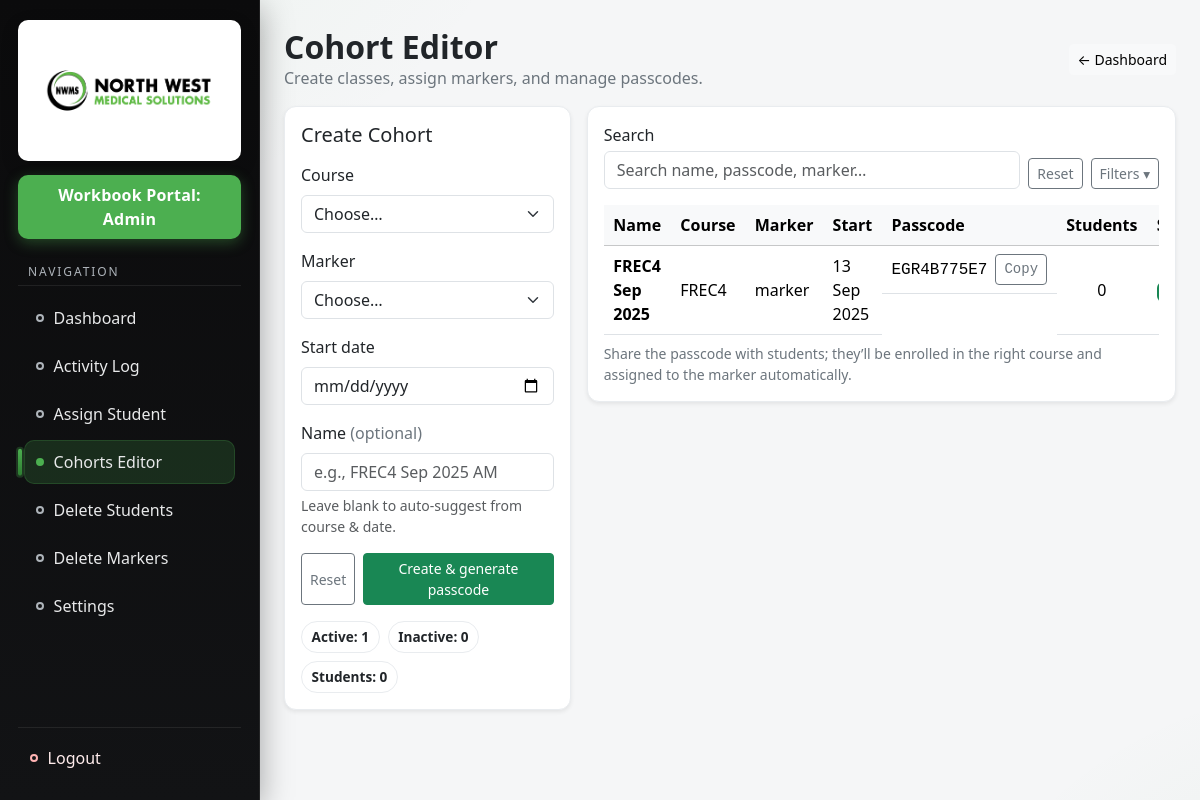
The page /admin_cohorts (signed in) on the database its author committed.
### app.py (models this page shows)
class User(UserMixin, db.Model):
    id       = db.Column(db.Integer, primary_key=True)
    username = db.Column(db.String(150), nullable=False, unique=True)
    email    = db.Column(db.String(150), nullable=False, unique=True)
    password = db.Column(db.String(150), nullable=False)
    role     = db.Column(db.String(50),  nullable=False)  # 'student','marker','admin'
    course   = db.Column(db.String(10),  nullable=True)   # for students
    cohort_id = db.Column(db.Integer, db.ForeignKey('cohort.id'), nullable=True)
    cohort = db.relationship('Cohort', foreign_keys=[cohort_id])

class Cohort(db.Model):
    id = db.Column(db.Integer, primary_key=True)
    name = db.Column(db.String(120), nullable=True)
    course = db.Column(db.String(10), nullable=False)
    marker_id = db.Column(db.Integer, db.ForeignKey('user.id'), nullable=False)
    start_date = db.Column(db.Date, nullable=False)
    passcode = db.Column(db.String(24), nullable=False, unique=True)
    active = db.Column(db.Boolean, default=True)
    created_at = db.Column(db.DateTime, default=now_utc_naive)
    marker = db.relationship('User', foreign_keys=[marker_id])

### app.py (the view, shortened to what this page needs)
@app.route('/admin_cohorts', methods=['GET', 'POST'])
@login_required
def admin_cohorts():
    if current_user.role != 'admin':
        return redirect(url_for('login'))
    markers = User.query.filter_by(role='marker').order_by(User.username.asc()).all()
    db_courses = Course.query.order_by(Course.code.asc()).all()
    courses = [c.code for c in db_courses] if db_courses else sorted(COURSE_WORKBOOKS.keys())
    cohorts = Cohort.query.order_by(Cohort.created_at.desc()).all()
    marker_map = {m.id: m for m in markers}
    student_counts = {}
    try:
        for s in User.query.filter_by(role='student').all():
            if s.cohort_id:
                student_counts[s.cohort_id] = student_counts.get(s.cohort_id, 0) + 1
    except Exception:
        student_counts = {}
    return render_template(
        'admin_cohorts.html',
        cohorts=cohorts,
        markers=markers,
        marker_map=marker_map,
        courses=courses,
        student_counts=student_counts
    )

### app.py (called while the page is built)
@login_manager.user_loader
def load_user(user_id):
    try:
        return db.session.get(User, int(user_id))
    except Exception:
        return None

### templates/admin_cohorts.html (shortened to what this page needs)
{% extends 'base.html' %}
{% block content %}
{% set active_count = cohorts|selectattr('active')|list|length %}
{% set inactive_count = cohorts|rejectattr('active')|list|length %}
{% set ns = namespace(total_students=0) %}
{% for c in cohorts %}
  {% set ns.total_students = ns.total_students + (student_counts.get(c.id, 0) | int) %}
{% endfor %}
<div class="page-head">
  <div>
    <h2>Cohort Editor</h2>
    <div class="muted">Create classes, assign markers, and manage passcodes.</div>
  </div>
  <a href="{{ url_for('admin_dashboard') }}" class="btn btn-light btn-sm">← Dashboard</a>
</div>
<div class="row g-3">
  <div class="col-lg-4">
    <div class="card shadow-sm">
      <div class="card-body">
        <h5 class="mb-3">Create Cohort</h5>
        <form method="post" action="{{ url_for('admin_cohorts') }}" class="vstack gap-3" id="createCohortForm">
          <div>
            <label class="form-label">Course</label>
            <select name="course" id="courseSelect" class="form-select" required>
              <option value="" disabled selected>Choose…</option>
            </select>
          </div>
          <div>
            <label class="form-label">Marker</label>
            <select name="marker_id" id="markerSelect" class="form-select" required>
              <option value="" disabled selected>Choose…</option>
            </select>
          </div>
          <div>
            <label class="form-label">Start date</label>
            <input type="date" name="start_date" id="startDate" class="form-control" required>
          </div>
          <div>
            <label class="form-label">Name <span class="muted">(optional)</span></label>
            <input type="text" name="name" id="nameInput" class="form-control" placeholder="e.g., FREC4 Sep 2025 AM">
            <div class="form-text">Leave blank to auto-suggest from course &amp; date.</div>
          </div>
          <div class="d-flex justify-content-end gap-2">
            <button type="reset" class="btn btn-outline-secondary btn-sm">Reset</button>
            <button class="btn btn-success btn-sm" type="submit">Create &amp; generate passcode</button>
          </div>
        </form>
        <div class="d-flex gap-2 flex-wrap mt-3">
          <span class="chip">Active: {{ active_count }}</span>
          <span class="chip">Inactive: {{ inactive_count }}</span>
          <span class="chip">Students: {{ ns.total_students }}</span>
        </div>
      </div>
    </div>
  </div>
  <div class="col-lg-8">
    <div class="card shadow-sm">
      <div class="card-body">
        <div class="d-flex align-items-end justify-content-between gap-2 mb-3">
          <div class="flex-grow-1">
            <label class="form-label mb-1">Search</label>
            <input id="searchInput" type="text" class="form-control" placeholder="Search name, passcode, marker…">
          </div>
          <div class="d-flex gap-2">
            <button id="resetFilters" class="btn btn-outline-secondary btn-sm" type="button">Reset</button>
            <button class="btn btn-outline-secondary btn-sm" type="button" data-bs-toggle="collapse" data-bs-target="#moreFilters" aria-expanded="false">
              Filters <span class="filters-caret">▾</span>
            </button>
          </div>
        </div>
        <div class="table-responsive">
          <table class="table table-sm table-hover align-middle mb-0 sticky-head" id="cohortsTable">
            <thead class="table-light">
              <tr>
                <th>Name</th>
                <th>Course</th>
                <th>Marker</th>
                <th>Start</th>
                <th>Passcode</th>
                <th class="text-center">Students</th>
                <th>Status</th>
              </tr>
            </thead>
            <tbody>
              {% for ch in cohorts %}
                {% set students_in_cohort = (student_counts.get(ch.id, 0) | int) %}
                {% set marker_name = marker_map.get(ch.marker_id).username if marker_map.get(ch.marker_id) else '—' %}
                <tr
                  data-name="{{ (ch.name or '')|lower }}"
                  data-course="{{ ch.course|lower }}"
                  data-marker="{{ marker_name|lower }}"
                  data-status="{{ 'active' if ch.active else 'inactive' }}"
                >
                  <td class="fw-semibold">{{ ch.name or '—' }}</td>
                  <td>{{ ch.course }}</td>
                  <td>{{ marker_name }}</td>
                  <td>{{ ch.start_date.strftime('%d %b %Y') }}</td>
                  <td class="passcode d-flex align-items-center gap-2">
                    <span>{{ ch.passcode }}</span>
                    <button class="btn btn-outline-secondary btn-sm" type="button"
                            data-bs-toggle="tooltip" data-bs-title="Copy"
                            onclick="copyText('{{ ch.passcode }}', this)" aria-label="Copy passcode">Copy</button>
                  </td>
                  <td class="text-center">{{ students_in_cohort }}</td>
                  <td>
                    {% if ch.active %}<span class="badge bg-success">Active</span>
                    {% else %}<span class="badge bg-secondary">Inactive</span>{% endif %}
                  </td>
                      {% set can_delete = students_in_cohort == 0 %}
                </tr>
              {% endfor %}
            </tbody>
          </table>
        </div>
        <div class="muted small mt-2">
          Share the passcode with students; they’ll be enrolled in the right course and assigned to the marker automatically.
        </div>
      </div>
    </div>
  </div>
</div>
{% endblock %}

### templates/base.html (shortened to what this page needs)
<!doctype html>
<html lang="en">
<head>
  <link href="https://cdn.jsdelivr.net/npm/bootstrap@5.3.2/dist/css/bootstrap.min.css" rel="stylesheet">
</head>
<body>
<div class="layout">
  {% if current_user.is_authenticated %}
  <aside class="sidebar">
    <div class="brand">
      <img src="{{ url_for('static', filename='images/nwms_logo.png') }}" alt="NWMS Logo">
    </div>
    <div class="portal-banner">
      Workbook Portal: {{ current_user.role|capitalize }}
    </div>
    <div class="nav-block">
      <div class="nav-title">Navigation</div>
      <ul class="nav-list">
        {% if current_user.role == 'admin' %}
          <li class="nav-item">
            <a class="nav-link {{ 'active' if request.endpoint == 'admin_dashboard' else '' }}" href="{{ url_for('admin_dashboard') }}">
              <span class="dot"></span> Dashboard
            </a>
          </li>
          <li class="nav-item">
            <a class="nav-link {{ 'active' if request.endpoint == 'admin_activity' else '' }}" href="{{ url_for('admin_activity') }}">
              <span class="dot"></span> Activity Log
            </a>
          </li>
          <li class="nav-item">
            <a class="nav-link {{ 'active' if request.endpoint == 'admin_assign' else '' }}" href="{{ url_for('admin_assign') }}">
              <span class="dot"></span> Assign Student
            </a>
          </li>
          <li class="nav-item">
            <a class="nav-link {{ 'active' if request.endpoint == 'admin_cohorts' else '' }}" href="{{ url_for('admin_cohorts') }}">
              <span class="dot"></span> Cohorts Editor
            </a>
          </li>
          <li class="nav-item">
            <a class="nav-link {{ 'active' if request.endpoint == 'admin_delete_students' else '' }}" href="{{ url_for('admin_delete_students') }}">
              <span class="dot"></span> Delete Students
            </a>
          </li>
          <li class="nav-item">
            <a class="nav-link {{ 'active' if request.endpoint == 'admin_delete_markers' else '' }}" href="{{ url_for('admin_delete_markers') }}">
              <span class="dot"></span> Delete Markers
            </a>
          </li>
          <li class="nav-item">
            <a class="nav-link {{ 'active' if request.endpoint == 'admin_settings' else '' }}" href="{{ url_for('admin_settings') }}">
              <span class="dot"></span> Settings
            </a>
          </li>
        {% endif %}
      </ul>
    </div>
    <div class="logout">
      <a class="nav-link" href="{{ url_for('logout') }}">
        <span class="dot" style="border-color:#ffb3b3;"></span> Logout
      </a>
    </div>
  </aside>
  {% endif %}
  <main class="content">
    <div class="content-inner">
      {% block content %}{% endblock %}
    </div>
  </main>
</div>
</body>
</html>

### templates/base.html (style rules this page uses)
:root { --nwms-black:#0B0B0C; --nwms-black-2:#121315; --nwms-green:#4CAF50; --nwms-green-2:#2E7D32; --nwms-text:#E8E9EA; --nwms-muted:#AEB4BA; --divider:rgba(255,255,255,.08); --shadow:0 8px 30px rgba(0,0,0,.35); --radius:12px; --sidebar-w:260px; }
html,body { height:100%; }
body { background:#f5f6f7; }
.layout { min-height:100vh; display:flex; background: radial-gradient(1200px 600px at -200px -100px, rgba(76,175,80,.08), transparent 60%), radial-gradient(800px 500px at 120% 120%, rgba(46,125,50,.06), transparent 60%); }
.sidebar { width:var(--sidebar-w); background:linear-gradient(180deg, var(--nwms-black) 0%, var(--nwms-black-2) 100%); color:var(--nwms-text); box-shadow:var(--shadow); position:sticky; top:0; align-self:flex-start; height:100vh; padding:20px 18px; display:flex; flex-direction:column; border-right:1px solid var(--divider); }
.brand { background:#fff; border-radius:10px; padding:14px 12px; display:flex; align-items:center; justify-content:center; box-shadow:0 6px 18px rgba(0,0,0,.15); }
.brand img { max-width:170px;height:auto;display:block; }
.portal-banner { margin:14px 0 8px 0; background:var(--nwms-green); color:#fff; font-weight:700; letter-spacing:.2px; border-radius:10px; padding:8px 12px; text-align:center; box-shadow:0 4px 14px rgba(76,175,80,.35); }
.nav-title { font-size:.75rem; text-transform:uppercase; letter-spacing:.12rem; color:var(--nwms-muted); padding:10px 10px 4px 10px; margin-top:6px; }
.nav-list { list-style:none; padding:6px; margin:0; border-top:1px solid var(--divider); }
.nav-item { position:relative; margin:4px 0; }
.nav-link { display:flex; align-items:center; gap:.6rem; color:var(--nwms-text); text-decoration:none; padding:10px 12px; border-radius:10px; transition:all .18s ease; outline:none; position:relative; }
.nav-link .dot { width:8px; height:8px; border-radius:50%; background:transparent; border:2px solid var(--nwms-muted); transition:border-color .18s ease, background .18s ease; }
.nav-link.active { background:rgba(76,175,80,.18); box-shadow:inset 0 0 0 1px rgba(76,175,80,.22); }
.nav-link.active::before { content:""; position:absolute; left:-6px; top:50%; transform:translateY(-50%); width:4px; height:60%; border-radius:4px; background:linear-gradient(180deg,var(--nwms-green),var(--nwms-green-2)); box-shadow:0 0 0 2px rgba(76,175,80,.25); }
.nav-link.active .dot { background:var(--nwms-green); border-color:var(--nwms-green); }
.logout { margin-top:auto; padding-top:8px; border-top:1px solid var(--divider); }
.logout .nav-link { color:#ffecec; }
.content { flex:1; display:flex; }
.content-inner { flex:1; max-width:1200px; margin:0 auto; padding:28px 24px; }
.card.shadow-sm { border-radius:var(--radius); border:1px solid #e9ecef; }

### templates/admin_cohorts.html (style rules this page uses)
:root { --ink:#1f2328; --muted:#6c757d; --border:#e9ecef; }
.page-head { display:flex;align-items:center;justify-content:space-between;gap:1rem;margin-bottom:1rem }
.page-head h2 { margin:0;font-weight:700 }
.muted { color:var(--muted) }
.card { border-radius:12px;border:1px solid var(--border) }
.chip { display:inline-block;padding:.3rem .6rem;border-radius:999px;border:1px solid var(--border);background:#fff;font-weight:600;font-size:.85rem }
.table-sm th,.table-sm td { padding:.5rem .6rem;vertical-align:middle }
.passcode { font-family:ui-monospace,SFMono-Regular,Menlo,Consolas,"Liberation Mono",monospace }
.filters-caret { font-size:.85rem }
.sticky-head thead th { position:sticky;top:0;background:#f8f9fa;z-index:1 }

### rows shown on the page
User: role "Admin"
Cohort: name "FREC4 Sep 2025", course "FREC4", start_date "13 Sep 2025", passcode "EGR4B775E7", students_in_cohort "0"
User: username "marker"

### other values the page prints
{{ active_count }} "1"
{{ inactive_count }} "0"
{{ ns.total_students }} "0"
